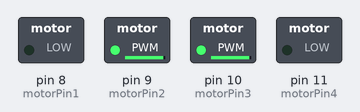
Bench run of a sketch on a simulated Arduino Uno, built with avr-gcc and run on an emulated ATmega328P. Parts: switched loads named in the sketch (green lamp = pin HIGH). What the sketch prints to the serial monitor is not drawn.

Above: at 0.1 s.
Timing chart, 0 to 1.6 s (numbered marks = the images above):
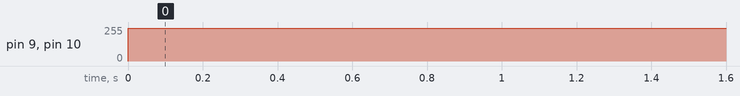

Measured:
- by itself, pin 9 (motorPin2), pin 10 (motorPin3): 0/255 → 244/255 at 0.00 s

The sketch:

motor.ino
```cpp
#include "MotorControl.h"
//sample
// Motor A
const int motorPin1 = 8;
const int motorPin2 = 9;
// Motor B
const int motorPin3 = 10;
const int motorPin4 = 11;

MotorControl motor(motorPin1, motorPin2, motorPin3, motorPin4);

void setup() {
  // Setup code
  Serial.begin(9600);
}

void loop() {
  // Call motor control functions based on your logic
  int speed_attack = 244;
  motor.attack(speed_attack);
  delay(1000);

}
```

MotorControl.h
```cpp
#ifndef MotorControl_h
#define MotorControl_h

#include "Arduino.h"

class MotorControl {
public:
  MotorControl(int pin1, int pin2, int pin3, int pin4);
  void attack(int 	);
  void forward(int speed_half);
  void backward(int speed_half);
  void turnLeft(int speed_half);
  void turnRight(int speed_half);
  void forward_AG(int speed_full);
  void turnLeft_AG(int speed_full);
  void turnRight_AG(int speed_full);
private:
  int motorPin1;
  int motorPin2;
  int motorPin3;
  int motorPin4;
};

#endif
```
